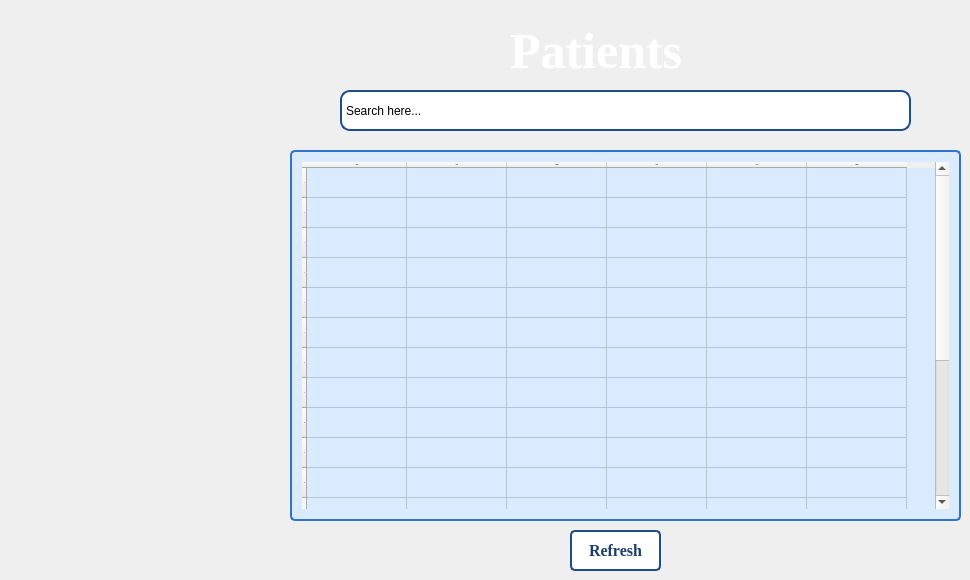
   <widget class="QWidget" name="tab_5">
    <attribute name="title">
     <string>Patients</string>
    </attribute>
    <widget class="QTableWidget" name="tableWidget_4">
     <property name="geometry">
      <rect>
       <x>290</x>
       <y>150</y>
       <width>671</width>
       <height>371</height>
      </rect>
     </property>
     <property name="font">
      <font>
       <family>Georgia</family>
       <pointsize>-1</pointsize>
       <bold>true</bold>
      </font>
     </property>
     <property name="styleSheet">
      <string notr="true">QTableWidget
{
background-color: rgb(219, 235, 255); 
font-color: rgb(21, 50, 88); 
border: 2px solid rgb(48, 115, 203);
border-radius: 5px; 
padding: 10px 10px; 
font-size: 16px;
font-weight: bold;
cursor: pointer; 
}
QTableWidget:pressed 
{
background-color: rgb(45, 108, 190); 
font-color: rgb(255, 255, 255);
box-shadow: 2px 4px rgb(7, 17, 30); 
}
</string>
     </property>
     <row>
      <property name="text">
       <string>1</string>
      </property>
     </row>
     <row>
      <property name="text">
       <string>2</string>
      </property>
     </row>
     <row>
      <property name="text">
       <string>3</string>
      </property>
     </row>
     <row>
      <property name="text">
       <string>4</string>
      </property>
     </row>
     <row>
      <property name="text">
       <string>5</string>
      </property>
     </row>
     <row>
      <property name="text">
       <string>7</string>
      </property>
     </row>
     <row>
      <property name="text">
       <string>8</string>
      </property>
     </row>
     <row>
      <property name="text">
       <string>9</string>
      </property>
     </row>
     <row>
      <property name="text">
       <string>10</string>
      </property>
     </row>
     <row>
      <property name="text">
       <string>11</string>
      </property>
     </row>
     <row>
      <property name="text">
       <string>12</string>
      </property>
     </row>
     <row>
      <property name="text">
       <string>13</string>
      </property>
     </row>
     <row>
      <property name="text">
       <string>14</string>
      </property>
     </row>
     <row>
      <property name="text">
       <string>15</string>
      </property>
     </row>
     <row>
      <property name="text">
       <string>16</string>
      </property>
     </row>
     <row>
      <property name="text">
       <string>17</string>
      </property>
     </row>
     <row>
      <property name="text">
       <string>18</string>
      </property>
     </row>
     <row>
      <property name="text">
       <string>19</string>
      </property>
     </row>
     <row>
      <property name="text">
       <string>20</string>
      </property>
     </row>
     <column>
      <property name="text">
       <string>Name</string>
      </property>
     </column>
     <column>
      <property name="text">
       <string>Code</string>
      </property>
     </column>
     <column>
      <property name="text">
       <string>Gender</string>
      </property>
     </column>
     <column>
      <property name="text">
       <string>DOB</string>
      </property>
     </column>
     <column>
      <property name="text">
       <string>CNIC</string>
      </property>
     </column>
     <column>
      <property name="text">
       <string>Contact</string>
      </property>
     </column>
    </widget>
    <widget class="QLabel" name="label_10">
     <property name="geometry">
      <rect>
       <x>510</x>
       <y>20</y>
       <width>261</width>
       <height>61</height>
      </rect>
     </property>
     <property name="font">
      <font>
       <family>Georgia</family>
       <pointsize>-1</pointsize>
       <bold>true</bold>
      </font>
     </property>
     <property name="styleSheet">
      <string notr="true">QLabel {
color: rgb(255, 255, 255);
font-size: 50px; 
font-weight: bold;
}

QLabel {
text-shadow: 2px rgb(12, 29, 52); 
}
</string>
     </property>
     <property name="text">
      <string>Patients</string>
     </property>
    </widget>
    <widget class="QLineEdit" name="lineEdit">
     <property name="geometry">
      <rect>
       <x>340</x>
       <y>90</y>
       <width>571</width>
       <height>41</height>
      </rect>
     </property>
     <property name="styleSheet">
      <string notr="true">QLineEdit {
    background-color: rgb(255, 255, 255); 
    border: 2px solid rgb(29, 78, 139); 
    border-radius: 10px; 
    padding: 2px; 
    font-size: 14 px; 
    color: rgb(0, 0, 0); 
}

QLineEdit:hover {
    background-color:rgb(219, 235, 255);
}

</string>
     </property>
     <property name="text">
      <string>Search here...</string>
     </property>
    </widget>
    <widget class="QPushButton" name="pushButton_2">
     <property name="geometry">
      <rect>
       <x>570</x>
       <y>530</y>
       <width>91</width>
       <height>41</height>
      </rect>
     </property>
     <property name="font">
      <font>
       <family>Times New Roman</family>
       <pointsize>-1</pointsize>
       <bold>true</bold>
      </font>
     </property>
     <property name="styleSheet">
      <string notr="true">QPushButton 
{
background-color: rgb(255, 255, 255); 
color: rgb(26, 63, 111); 
border: 2px solid rgb(29, 78, 139);
border-radius: 5px; 
padding: 10px 10px; 
font-size: 16px;
font-weight: bold;
cursor: pointer; 
transition: background-color 0.3s ease, box-shadow 0.3s ease;
}
QPushButton:hover 
{
background-color: rgb(219, 235, 255); 
box-shadow: 0 4px 8px rgba(0, 0, 0, 0.1); 
}
QPushButton:pressed 
{
background-color: rgb(45, 108, 190); 
color: rgb(255, 255, 255);
box-shadow: 0 2px 4px rgba(0, 0, 0, 0.1); 
}
</string>
     </property>
     <property name="text">
      <string>Refresh</string>
     </property>
    </widget>
   </widget>
